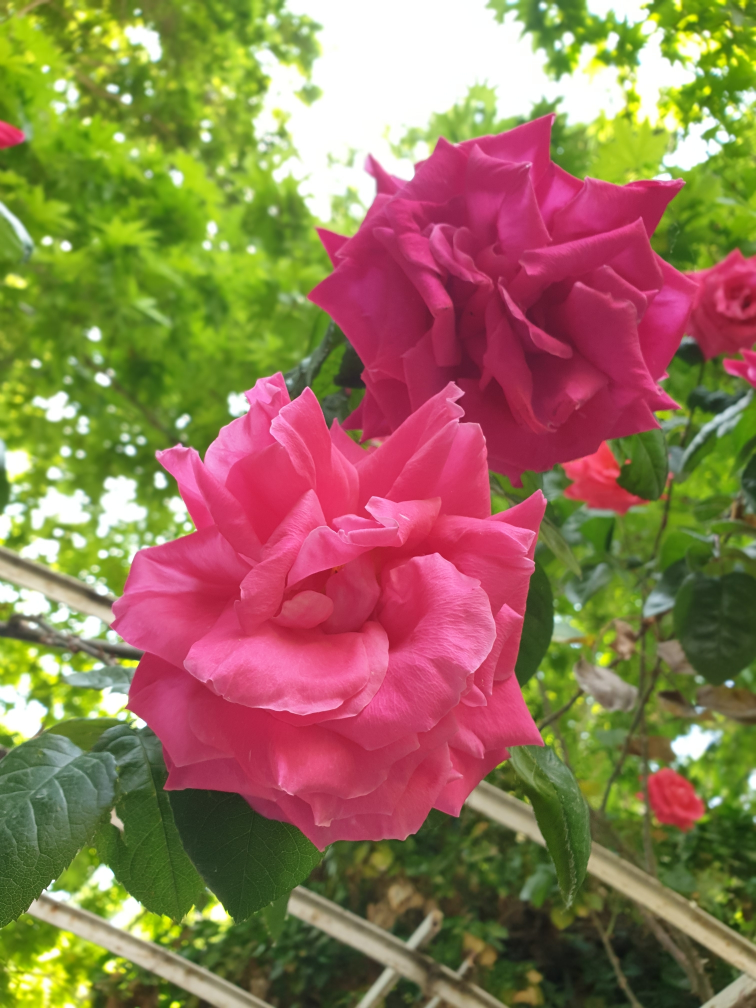
#> input picture HW1/Pink.jpg, 1512 x 2016 px, found by its file name (shown at 1/2 size)
$ python q6.py
#> lines starting #> are read from the running program, lines starting #| are printed output that depends on the picture

import cv2
import numpy as np
import matplotlib.pyplot as plt


def hist_spec(source,target):
    # cumulative hist for target image
    y, x = np.histogram(target, bins=np.arange(256), density=True)
    H2 = np.float64(np.cumsum(y) / np.sum(y))

    # cumulative hist for source image
    y, x = np.histogram(source, bins=np.arange(256), density=True)
    H1 = np.float64(np.cumsum(y) / np.sum(y))

    # calc H2_inv(H1(r))
    tmp = np.interp(source.flatten(), x[:-1], H1)
    source_ = np.interp(tmp.flatten(), H2, x[:-1])
    source_ = source_.reshape(np.shape(source)[0:2])
    return source_


pink = cv2.imread('Pink.JPG')
#> pink is the input picture: shape (2016, 1512, 3); mean B, G, R 85.2, 117.6, 146.5
dark = cv2.imread('Dark.JPG')
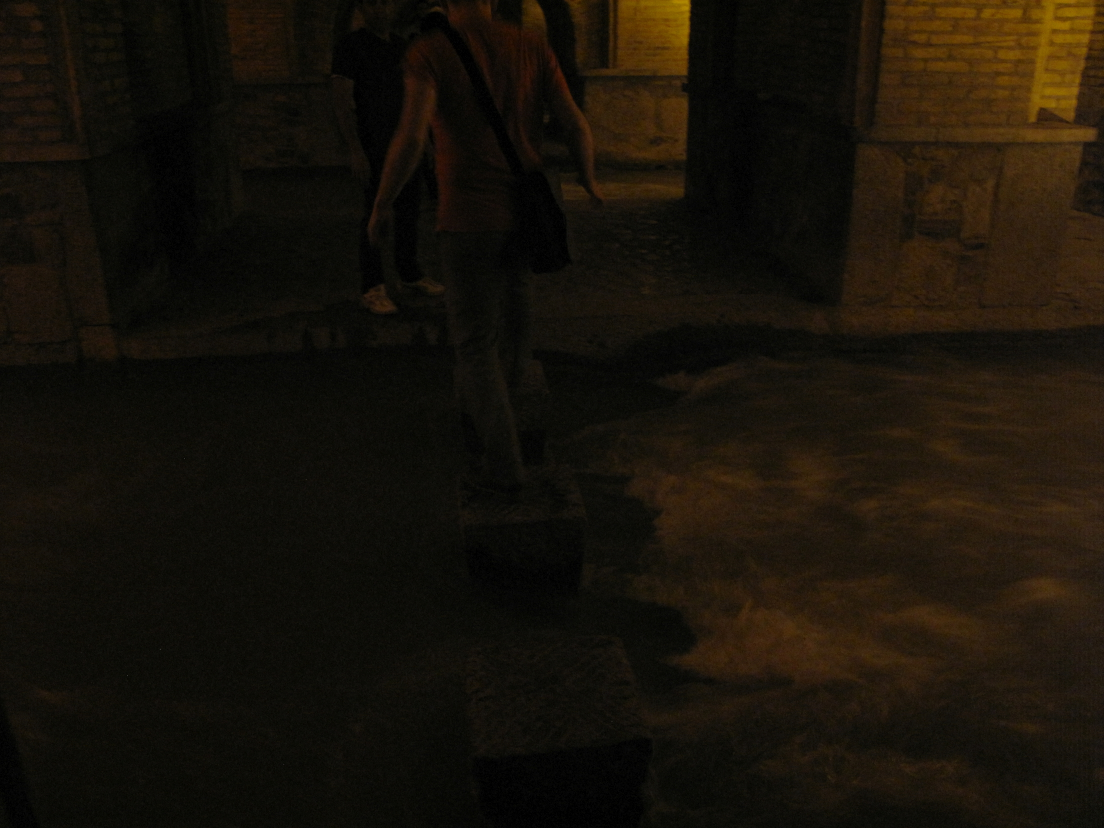
#> input picture HW1/Dark.jpg, 2208 x 1656 px, found by its file name (shown at 1/2 size)
#> dark is the input picture: shape (1656, 2208, 3); mean B, G, R 9.3, 18.2, 23.7


dark2=dark.copy()
dark2[:,:,0]=hist_spec(dark[:,:,0],pink[:,:,0])
#> in hist_spec, `y, x = np.histogram(target, bins=np.arange(256), density=True)`: y = 255 values, max 0.0467 at index 254, min 0.000356 at index 218, mean 0.00392; x = 256 values from 0 to 255
#> in hist_spec, `H2 = np.float64(np.cumsum(y) / np.sum(y))`: H2 = 255 values from 0.00196 to 1
#> in hist_spec, `y, x = np.histogram(source, bins=np.arange(256), density=True)`: y = 255 values, max 0.0932 at index 9, min 0 at index 42, mean 0.00392
#> in hist_spec, `H1 = np.float64(np.cumsum(y) / np.sum(y))`: H1 = 255 values from 0.0336 to 1
dark2[:,:,1]=hist_spec(dark[:,:,1],pink[:,:,1])
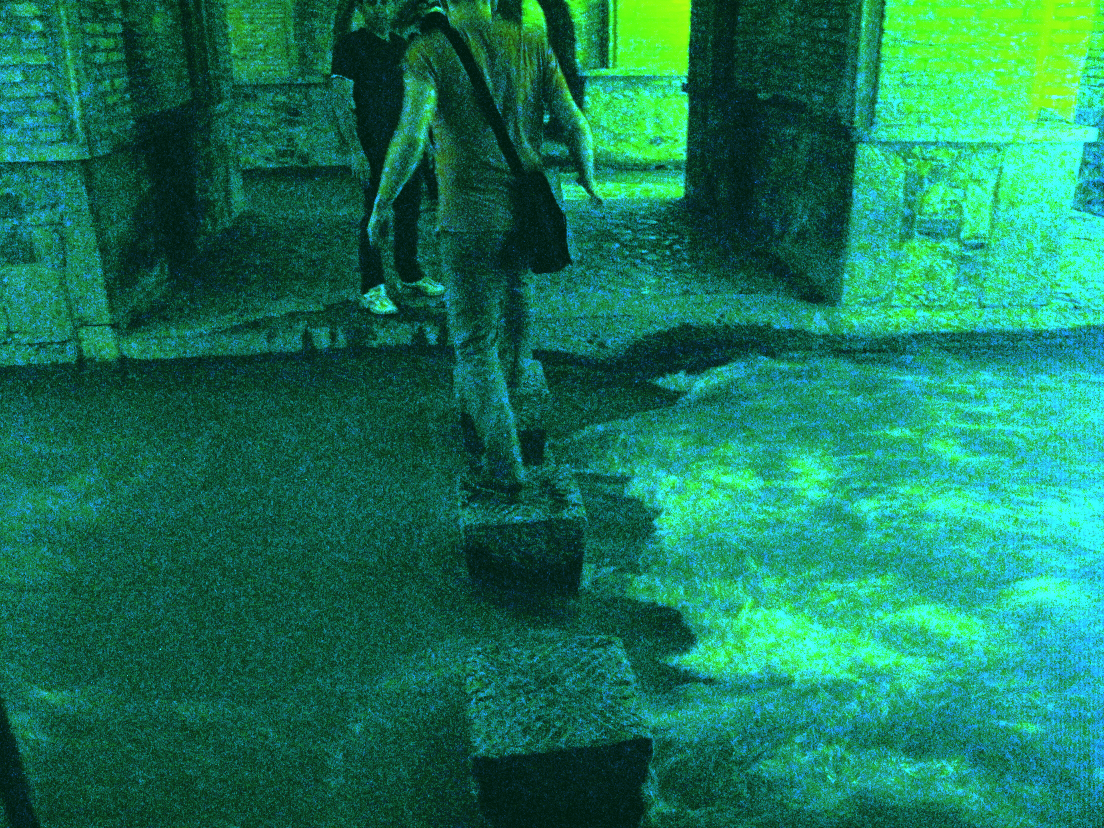
#> dark2: shape (1656, 2208, 3) (shown at 1/2 size); mean B, G, R 90.4, 120.5, 23.7
dark2[:,:,2]=hist_spec(dark[:,:,2],pink[:,:,2])
#> in hist_spec (call 3), `y, x = np.histogram(target, bins=np.arange(256), density=True)`: y = 255 values, max 0.0609 at index 254, min 0 at index 0, mean 0.00392
#> in hist_spec (call 3), `y, x = np.histogram(target, bins=np.arange(256), density=True)`:
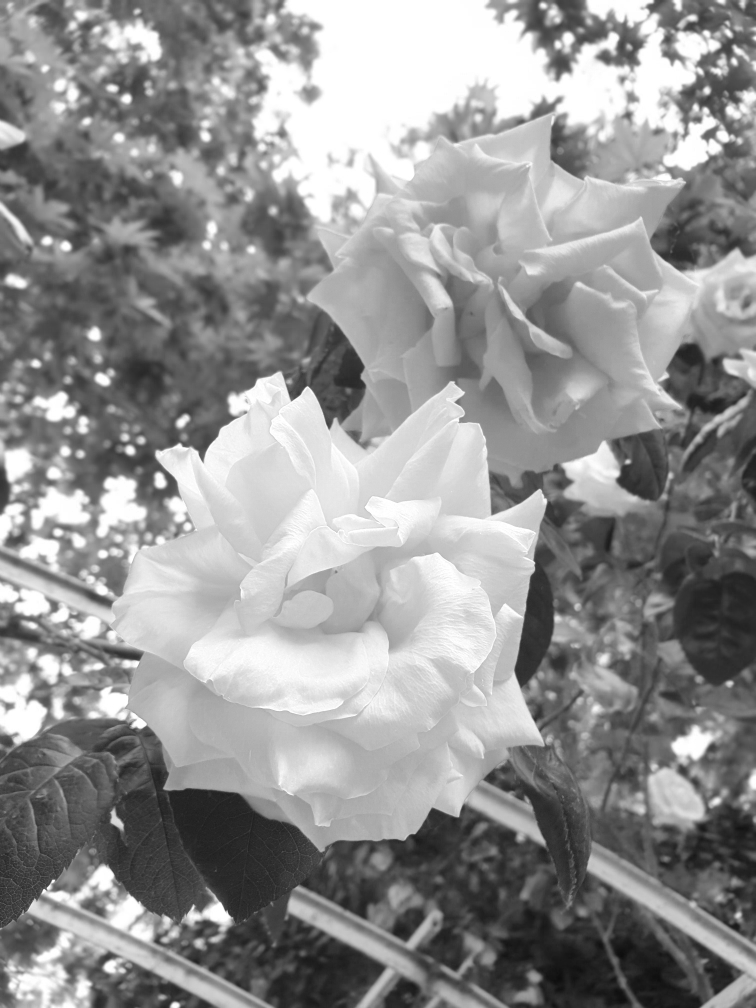
#> target: shape (2016, 1512) (shown at 1/2 size); min 12, max 255, mean 146.5
#> in hist_spec (call 3), `y, x = np.histogram(source, bins=np.arange(256), density=True)`: y = 255 values, max 0.0715 at index 9, min 0 at index 177, mean 0.00392
#> in hist_spec (call 3), `H1 = np.float64(np.cumsum(y) / np.sum(y))`: H1 = 255 values from 0.0223 to 1
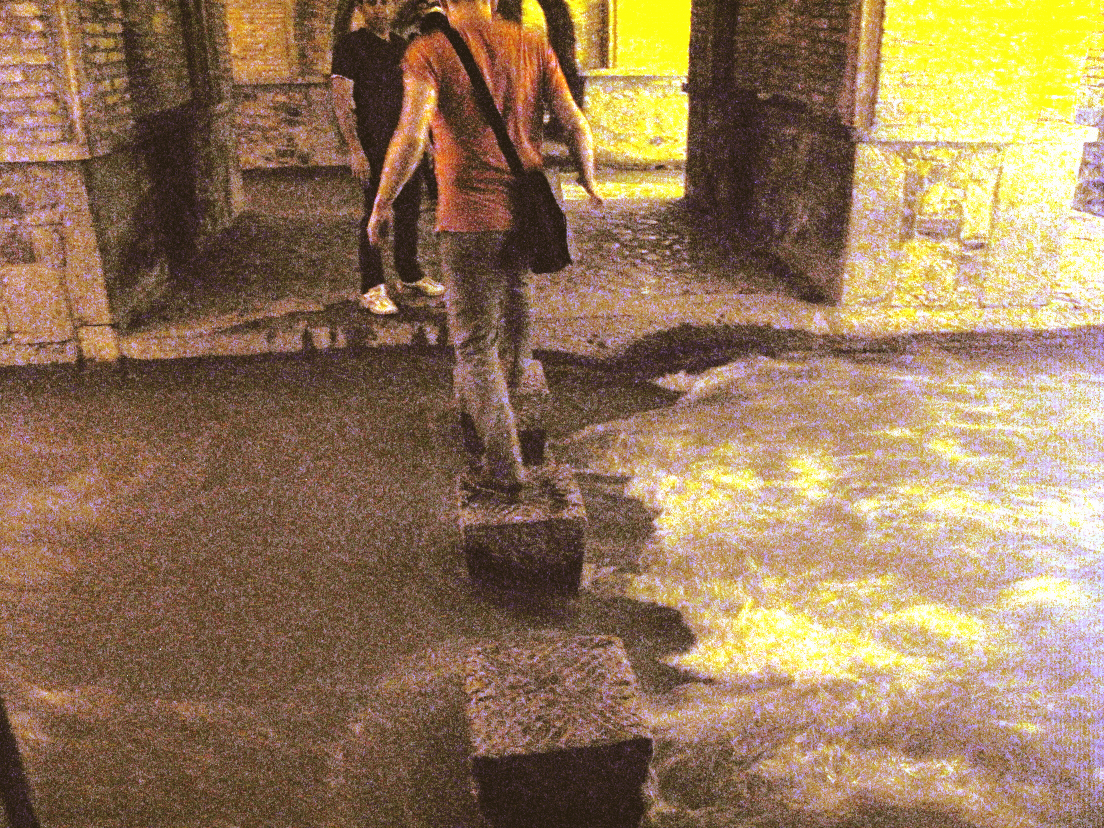
#> dark2: shape (1656, 2208, 3) (shown at 1/2 size); mean B, G, R 90.4, 120.5, 148.9
cv2.imwrite('res11.jpg', dark2)


y1, x = np.histogram(dark2[:,:,0], bins=np.arange(256)); y1 = y1 / np.sum(y1)
#> after `y1, x = np.histogram(dark2[:, :, 0], bins=np.arange(256))`: y1 = 255 values, max 340680 at index 76, min 0 at index 0, mean 14339; x = 256 values from 0 to 255
#> after `y1 = y1 / np.sum(y1)`: y1 = 255 values, max 0.0932 at index 76, min 0 at index 0, mean 0.00392
y2, x = np.histogram(dark2[:,:,1], bins=np.arange(256)); y2 = y2 / np.sum(y2)
#> after `y2, x = np.histogram(dark2[:, :, 1], bins=np.arange(256))`: y2 = 255 values, max 277494 at index 253, min 0 at index 0, mean 14339
#> after `y2 = y2 / np.sum(y2)`: y2 = 255 values, max 0.0759 at index 253, min 0 at index 0, mean 0.00392
y3, x = np.histogram(dark2[:,:,2], bins=np.arange(256)); y3 = y3 / np.sum(y3)
#> after `y3, x = np.histogram(dark2[:, :, 2], bins=np.arange(256))`: y3 = 255 values, max 261446 at index 80, min 0 at index 0, mean 14339
#> after `y3 = y3 / np.sum(y3)`: y3 = 255 values, max 0.0715 at index 80, min 0 at index 0, mean 0.00392

fig = plt.figure(figsize=(36, 24))
plt.subplot(234); plt.plot(x[:-1], y1); plt.grid()
plt.ylabel('normalized value', fontsize='x-large')
plt.xlabel('Pixel value', fontsize='x-large')
plt.title('hsitogram for Dark.jpg Blue channel after hist specificatin',fontsize='xx-large')
plt.subplot(235); plt.plot(x[:-1], y2); plt.grid()
plt.ylabel('normalized value', fontsize='x-large')
plt.xlabel('Pixel value', fontsize='x-large')
plt.title('hsitogram for Dark.jpg Green channel after hist specificatin',fontsize='xx-large')
plt.subplot(236); plt.plot(x[:-1], y3); plt.grid()
plt.ylabel('normalized value', fontsize='x-large')
plt.xlabel('Pixel value', fontsize='x-large')
plt.title('hsitogram for Dark.jpg Red channel after hist specificatin',fontsize='xx-large')


y1, x = np.histogram(dark[:,:,0], bins=np.arange(256)); y1 = y1 / np.sum(y1)
#> after `y1, x = np.histogram(dark[:, :, 0], bins=np.arange(256))`: y1 = 255 values, max 340680 at index 9, min 0 at index 42, mean 14339
#> after `y1 = y1 / np.sum(y1)`: y1 = 255 values, max 0.0932 at index 9, min 0 at index 42, mean 0.00392
y2, x = np.histogram(dark[:,:,1], bins=np.arange(256)); y2 = y2 / np.sum(y2)
#> after `y2, x = np.histogram(dark[:, :, 1], bins=np.arange(256))`: y2 = 255 values, max 271434 at index 12, min 0 at index 141, mean 14339
#> after `y2 = y2 / np.sum(y2)`: y2 = 255 values, max 0.0742 at index 12, min 0 at index 141, mean 0.00392
y3, x = np.histogram(dark[:,:,2], bins=np.arange(256)); y3 = y3 / np.sum(y3)
#> after `y3, x = np.histogram(dark[:, :, 2], bins=np.arange(256))`: y3 = 255 values, max 261446 at index 9, min 0 at index 177, mean 14339
#> after `y3 = y3 / np.sum(y3)`: y3 has the same summary as y in hist_spec

plt.subplot(231); plt.plot(x[:-1], y1); plt.grid()
plt.ylabel('normalized value', fontsize='x-large')
plt.xlabel('Pixel value', fontsize='x-large')
plt.title('hsitogram for Dark.jpg Blue channel defore hist specificatin',fontsize='xx-large')
plt.subplot(232); plt.plot(x[:-1], y2); plt.grid()
plt.ylabel('normalized value', fontsize='x-large')
plt.xlabel('Pixel value', fontsize='x-large')
plt.title('hsitogram for Dark.jpg Green channel defore hist specificatin',fontsize='xx-large')
plt.subplot(233); plt.plot(x[:-1], y3); plt.grid()
plt.ylabel('normalized value', fontsize='x-large')
plt.xlabel('Pixel value', fontsize='x-large')
plt.title('hsitogram for Dark.jpg Red channel defore hist specificatin',fontsize='xx-large')

fig.savefig('res10.jpg', dpi=3 * fig.dpi)
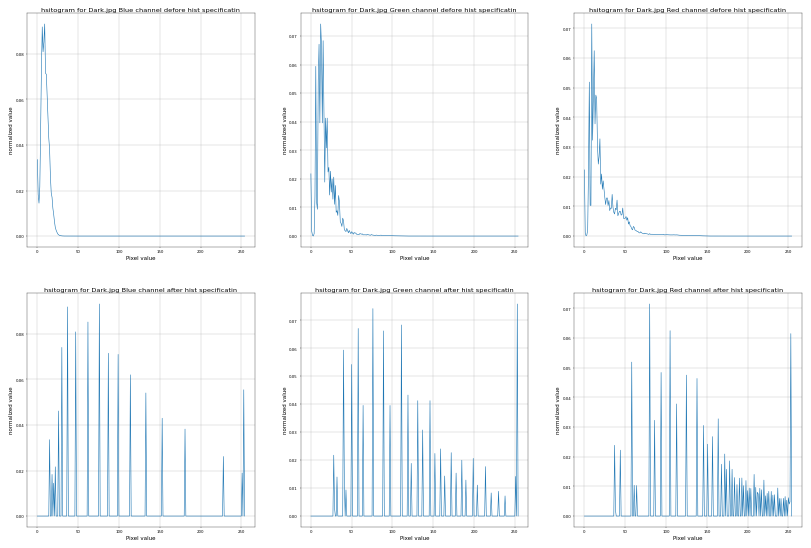
#> figure drawn by matplotlib, 6 panels; panel 1: curve peaks at x = 76, y = 0.0932; panel 2: curve peaks at x = 253, y = 0.0759; panel 3: curve peaks at x = 80, y = 0.0715; panel 4: curve peaks at x = 9, y = 0.0932
plt.close(fig)
